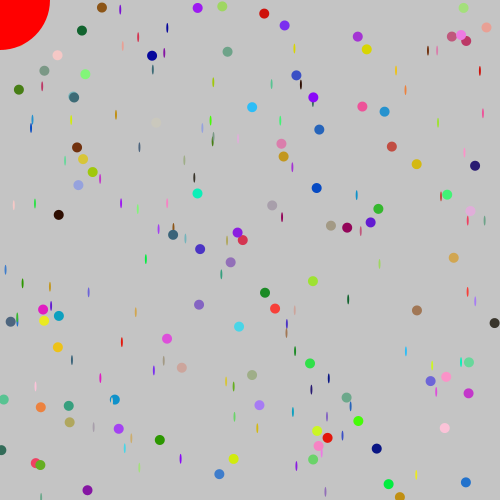
Frame 1 (no input)
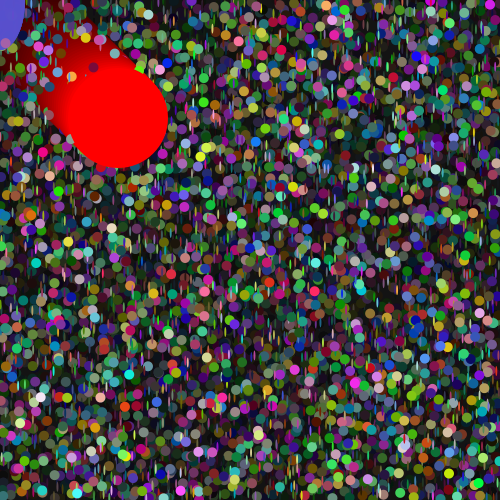
Frame 60 (the mouse pressed at the canvas centre just before this capture)
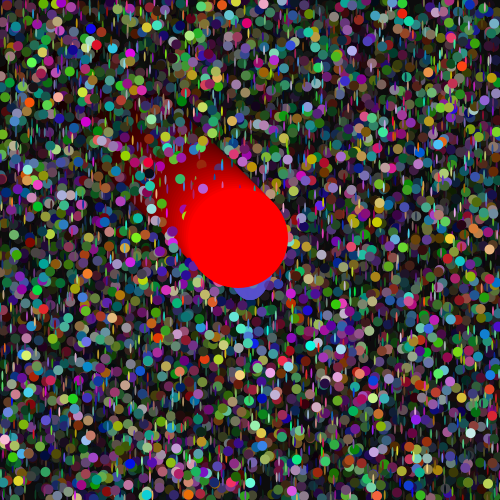
Frame 120 (the mouse held since frame 60 and released just before this capture)

The Processing sketch that drew these frames (run headless with seeded random() and noise(); from frame 60 on, the mouse is pressed at the canvas centre):

// Processing sketch: processing_43879
// ── processing_43879.pde

//sophia brueckner

int circleX = 0;
int circleY = 0;
int w = 500;
int h = 500;

void setup () {
  size(500, 500);
  noStroke();
}

void draw() {
  // erase background
  fill(0, 0, 0, 10);
  rect(0, 0, w, h);
  
  // draw lots random of random circles
  int i = 0;
  while (i < 100) {
      fill(random(255), random(255), random(255));
      ellipse(random(w), random(h), 10, 10);
      ellipse(random(w), random(h), 2, 10);
    i++;
  }
  
  // draw blue ellipse
  fill(93, 83, 216, 100);
  ellipse(mouseX, mouseY, 50, 100);
  
  // draw red animated circle
  fill(255, 0, 0);
  ellipse(circleX, circleY, 100, 100);  
  circleX = circleX + 2;
  circleY = circleY + 2;
  if (circleX > w) {
    circleX = 0;
  }
  if (circleY > h) {
    circleY = 0; 
  }
}
